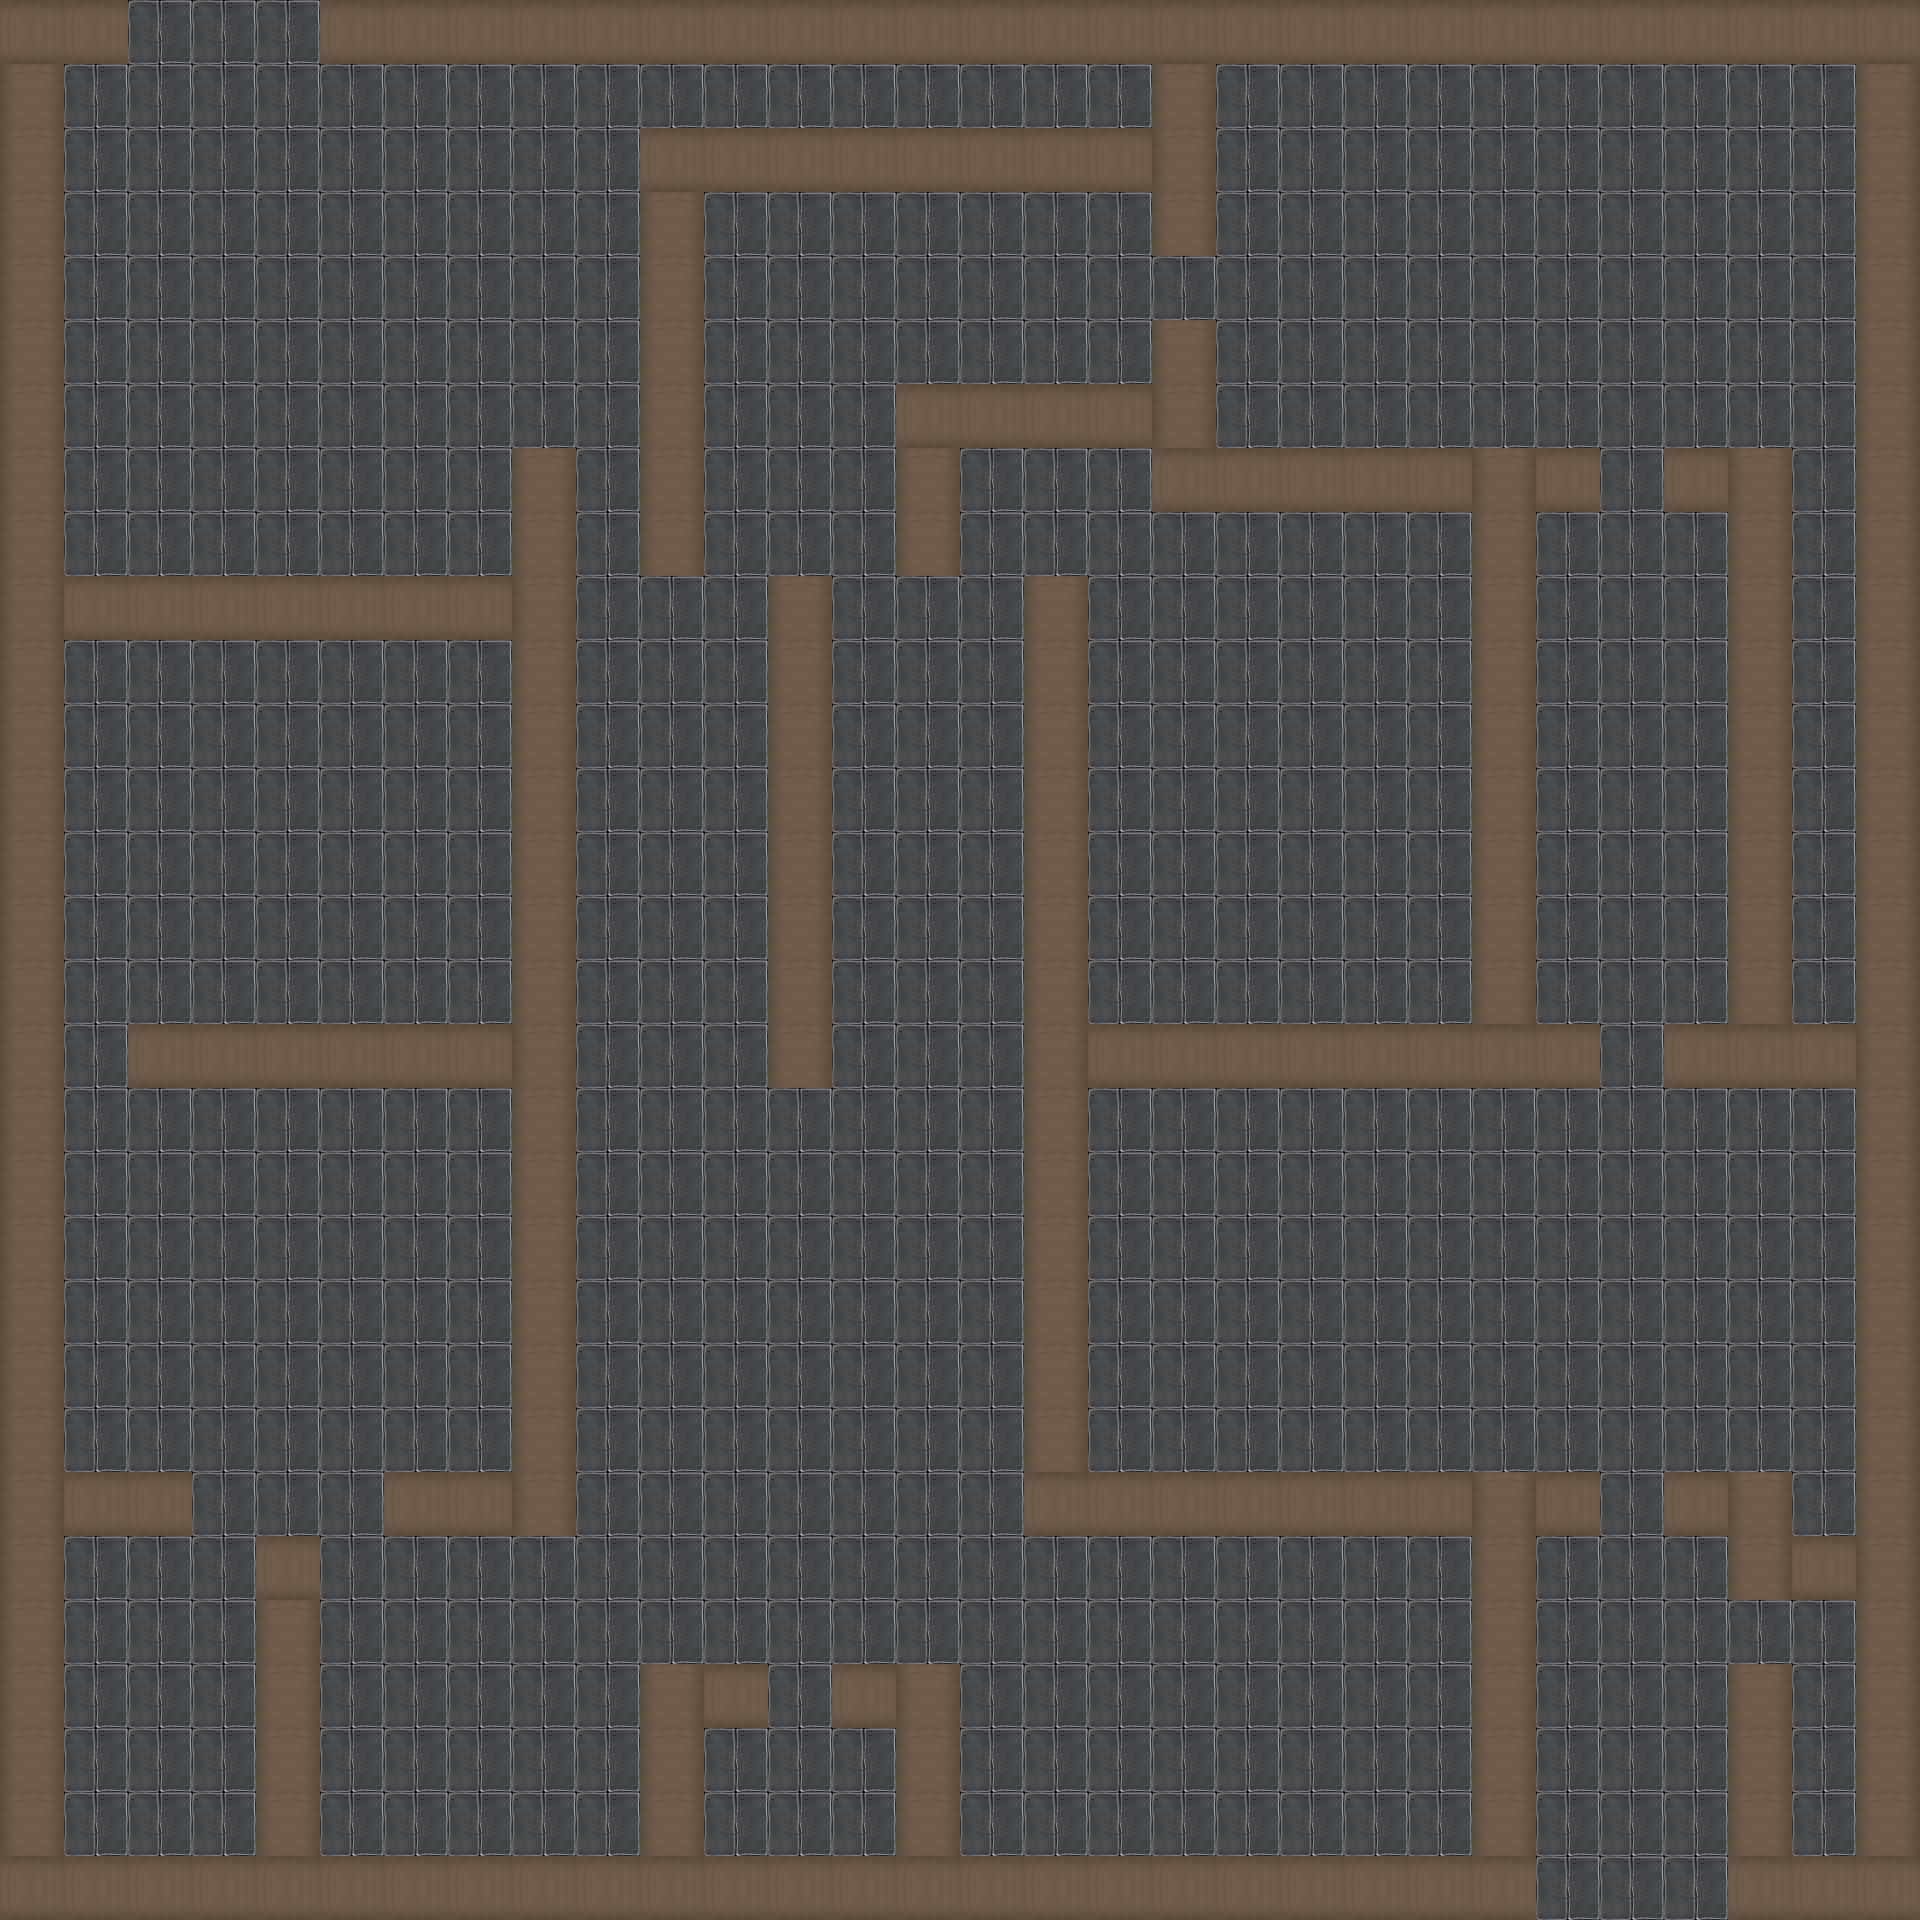

This game map was drawn from its Tiled (.tmx) file and the tilesets committed beside it. A one-line description and the trimmed map source follow:
An orthogonal 30x30 tile map with 64x64 px tiles, 1 tile layer (Map) and 533 objects (20x Enemy, 12x Stair, 11x Switch, 8x Table2, 7x path, ...).

<map version="1.0" tiledversion="1.1.5" orientation="orthogonal" renderorder="right-down" width="30" height="30" tilewidth="64" tileheight="64" infinite="0" nextobjectid="639">
 <tileset firstgid="1" name="tileset" tilewidth="64" tileheight="64" tilecount="64" columns="8">
  <image source="tileset.png" width="512" height="512" />
 </tileset>
 <layer name="Map" width="30" height="30" locked="1">
  <data>[900 cells, 900 non-empty, 3 distinct tile ids]</data>
 </layer>
 <objectgroup name="MapObjects" locked="1">
  <object id="1" name="down" type="Stair" gid="41" x="1664" y="1920" width="64" height="64" />
  <object id="2" name="down" type="Stair" gid="41" x="1600" y="1920" width="64" height="64" />
  <object id="3" name="down" type="Stair" gid="41" x="1536" y="1920" width="64" height="64" />
  <object id="4" name="down" type="Stair" gid="41" x="1536" y="1856" width="64" height="64" />
  <object id="5" name="down" type="Stair" gid="41" x="1600" y="1856" width="64" height="64" />
  <object id="6" name="down" type="Stair" gid="41" x="1664" y="1856" width="64" height="64" />
  <object id="7" name="up" type="Stair" gid="41" x="128" y="64" width="64" height="64" />
  <object id="8" name="up" type="Stair" gid="41" x="192" y="64" width="64" height="64" />
  <object id="9" name="up" type="Stair" gid="41" x="256" y="64" width="64" height="64" />
  <object id="10" name="up" type="Stair" gid="41" x="256" y="128" width="64" height="64" />
  <object id="11" name="up" type="Stair" gid="41" x="192" y="128" width="64" height="64" />
  <object id="12" name="up" type="Stair" gid="41" x="128" y="128" width="64" height="64" />
  <object id="13" name="Door5" type="Door1" gid="19" x="1600" y="512" width="64" height="64" />
  <object id="14" name="Door14" type="Door1" gid="19" x="1600" y="1088" width="64" height="64" />
  <object id="15" name="Door13" type="Door1" gid="19" x="1600" y="1536" width="64" height="64" />
  <object id="16" name="Coffee" type="Door1" gid="19" x="768" y="1728" width="64" height="64" />
  <object id="17" name="Door11" type="Door1" gid="19" x="64" y="1088" width="64" height="64" />
  <object id="18" name="Door6" type="Door2" gid="20" x="1152" y="320" width="64" height="64" />
  <object id="20" name="Chair2" type="Chair1" gid="42" x="832" y="640" width="64" height="64" />
  <object id="21" name="Chair1" type="Chair2" gid="42" x="704" y="640" width="64" height="64" />
  <object id="23" name="Chair3" type="Chair2" gid="42" x="320" y="1536" width="64" height="64" />
  <object id="24" type="Coffee" gid="25" x="832" y="1792" width="64" height="64" />
  <object id="27" type="Table3" gid="45" x="1280" y="704" width="64" height="64" />
  <object id="28" type="Table3" gid="45" x="1280" y="768" width="64" height="64" />
  <object id="29" type="Table3" gid="45" x="1280" y="832" width="64" height="64" />
  <object id="30" type="Table3" gid="45" x="1280" y="896" width="64" height="64" />
  <object id="31" type="Table2" gid="42" x="1408" y="256" width="64" height="64" />
  <object id="32" type="Table2" gid="42" x="1472" y="256" width="64" height="64" />
  <object id="33" type="Table2" gid="42" x="1536" y="256" width="64" height="64" />
  <object id="34" type="Table2" gid="42" x="1600" y="256" width="64" height="64" />
  <object id="35" type="Table2" gid="42" x="1664" y="256" width="64" height="64" />
  <object id="36" type="Table2" gid="42" x="192" y="832" width="64" height="64" />
  <object id="37" type="Table2" gid="42" x="256" y="832" width="64" height="64" />
  <object id="38" type="Table2" gid="42" x="320" y="832" width="64" height="64" />
  <object id="91" name="Door13" type="Switch" gid="52" x="1792" y="1856" width="64" height="64" />
  <object id="92" name="Door14" type="Switch" gid="52" x="1792" y="1536" width="64" height="64" />
  <object id="93" name="Door5" type="Switch" gid="52" x="1088" y="1152" width="64" height="64" />
  <object id="94" name="Door6" type="Switch" gid="52" x="1792" y="1024" width="64" height="64" />
  <object id="97" name="Chair2" type="Switch" gid="52" x="704" y="256" width="64" height="64" />
  <object id="101" name="Chair3" type="Switch" gid="52" x="1408" y="1856" width="64" height="64" />
  <object id="102" name="Door12" type="Switch" gid="52" x="448" y="704" width="64" height="64" />
  <object id="103" name="Door11" type="Switch" gid="52" x="1408" y="1024" width="64" height="64" />
  <object id="104" name="Coffee" type="Switch" gid="52" x="192" y="1856" width="64" height="64" />
  <object id="107" name="Door12" type="Door1" gid="19" x="576" y="512" width="64" height="64" />
  <object id="108" name="Chair3" type="Switch" gid="52" x="448" y="1152" width="64" height="64" />
  <object id="109" name="Chair1" type="Switch" gid="52" x="704" y="1856" width="64" height="64" />
  <object id="398" type="Upgrader" gid="16" x="1088" y="128" width="64" height="64" />
 </objectgroup>
 <objectgroup name="Walls" locked="1">
  <object id="39" x="0" y="0" width="64" height="1920" />
  <object id="40" x="64" y="0" width="64" height="64" />
  <object id="41" x="320" y="0" width="1600" height="64" />
  <object id="42" x="1856" y="64" width="64" height="1856" />
  <object id="43" x="1728" y="1856" width="128" height="64" />
  <object id="44" x="1728" y="1664" width="64" height="192" />
  <object id="45" x="64" y="1856" width="1472" height="64" />
  <object id="46" x="256" y="1536" width="64" height="320" />
  <object id="47" x="64" y="1472" width="128" height="64" />
  <object id="48" x="384" y="1472" width="128" height="64" />
  <object id="50" x="512" y="576" width="64" height="960" />
  <object id="51" x="64" y="576" width="448" height="64" />
  <object id="52" x="128" y="1024" width="384" height="64" />
  <object id="53" x="640" y="128" width="512" height="64" />
  <object id="54" x="1152" y="64" width="64" height="192" />
  <object id="55" x="640" y="192" width="64" height="384" />
  <object id="56" x="896" y="448" width="64" height="128" />
  <object id="57" x="896" y="384" width="256" height="64" />
  <object id="58" x="1152" y="320" width="64" height="192" />
  <object id="59" x="1216" y="448" width="256" height="64" />
  <object id="60" x="768" y="576" width="64" height="512" />
  <object id="61" x="1024" y="576" width="64" height="896" />
  <object id="63" x="1024" y="1472" width="448" height="64" />
  <object id="64" x="1472" y="1472" width="64" height="384" />
  <object id="65" x="1536" y="1472" width="64" height="64" />
  <object id="66" x="1664" y="1472" width="64" height="64" />
  <object id="67" x="1728" y="1472" width="64" height="128" />
  <object id="68" x="1792" y="1536" width="64" height="64" />
  <object id="70" x="1472" y="448" width="64" height="576" />
  <object id="71" x="1088" y="1024" width="512" height="64" />
  <object id="72" x="1728" y="448" width="64" height="576" />
  <object id="73" x="1664" y="1024" width="192" height="64" />
  <object id="74" x="1536" y="448" width="64" height="64" />
  <object id="75" x="1664" y="448" width="64" height="64" />
  <object id="76" x="640" y="1664" width="64" height="192" />
  <object id="77" x="704" y="1664" width="64" height="64" />
  <object id="78" x="832" y="1664" width="64" height="64" />
  <object id="79" x="896" y="1664" width="64" height="192" />
  <object id="105" x="512" y="448" width="64" height="128" />
 </objectgroup>
 <objectgroup name="Spawns" locked="1">
  <!-- 23 objects omitted --></objectgroup>
 <objectgroup name="EnemyPaths" locked="1">
  <!-- 7 objects omitted --></objectgroup>
 <objectgroup name="NavMesh" visible="0" locked="1">
  <!-- 49 objects omitted --></objectgroup>
 <objectgroup name="NavMeshNodes" locked="1">
  <!-- 159 objects omitted --></objectgroup>
 <objectgroup name="NavMeshEdges" locked="1">
  <!-- 209 objects omitted --></objectgroup>
</map>
<!-- 447 of 533 objects omitted -->
